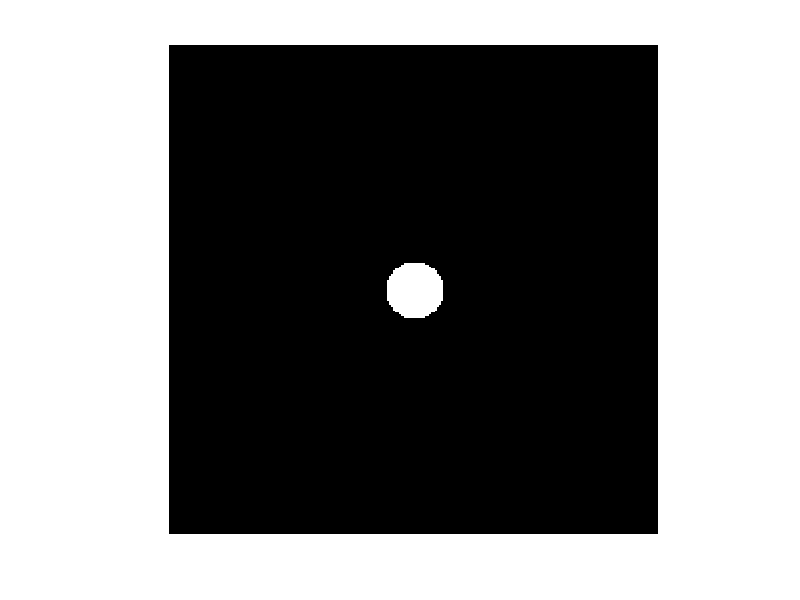

Write the MATLAB code that produced this figure. (Note: this script raises an error after producing the figure.)
% Create Circle
[x, y] = meshgrid(-128:127, -128:127);
z = sqrt(x.^2 + y.^2);
c1 = (z < 15);
imshow(c1);
% Image Read
c = imread('cameraman.tif');
figure;
imshow(c);
af = fftshift(fft2(c));
% Circle and Image
cf1 = af .* c1;
d = ifft2(cf1);
f1 = log(1 + abs(d));
F = max(f1(:));
figure;
imshow(f1 / F);